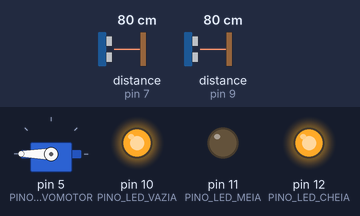
Recording of a sketch running on a simulated Arduino Uno, built with avr-gcc and run on an emulated ATmega328P. On the bench: servo, output pins drawn as LEDs (lit = HIGH). Wiring (inferred from the names in the program): 2 × ultrasonic range finder: trigger pin 6, echo pin 7 / trigger pin 8, echo pin 9. Inputs (shaded band) come from the test bench; at power-on: distance to the obstacle (sensors on pin 7, pin 9) 80 cm. The echo pulse lasts 58.3 µs per cm; pins used as bus, display or sensor lines are not drawn.

Above: at 1.8 s.
1.9 s: distance to the obstacle (sensor on pin 7) set to 2 cm
At 3.1 s:
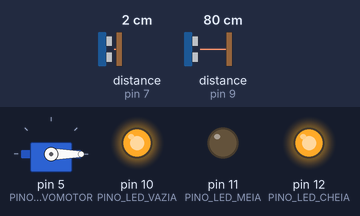
3.5 s: distance to the obstacle (sensor on pin 7) set to 18 cm
At 6.0 s:
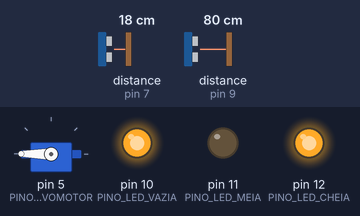
7.0 s: distance to the obstacle (sensor on pin 9) set to 23 cm
8.7 s: distance to the obstacle (sensor on pin 9) set to 18 cm
At 10.7 s:
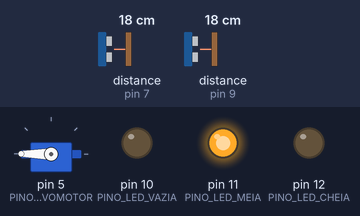
11.0 s: distance to the obstacle (sensor on pin 7) set to 16 cm
12.7 s: distance to the obstacle (sensor on pin 7) set to 12 cm
At 14.4 s:
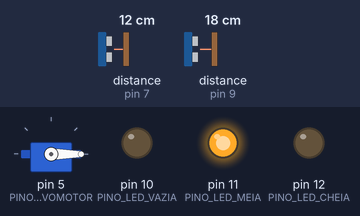
Timing chart, 0 to 15.9 s (numbered marks = the images above; inputs shaded):
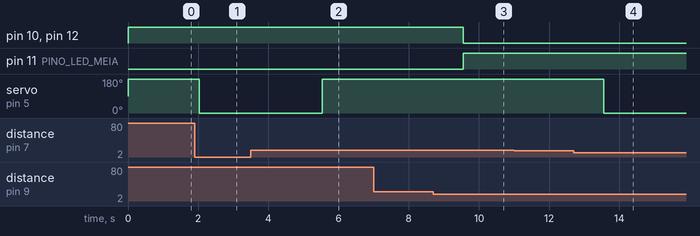

The sketch:

lixeira_eletronica.ino
```cpp
#include <Servo.h>

// Definição dos pinos para os sensores e LEDs
#define PINO_TRIG_PROXIMIDADE 6    // Pino de disparo do sensor de proximidade
#define PINO_ECHO_PROXIMIDADE 7    // Pino de recepção do sensor de proximidade
#define PINO_TRIG_NIVEL 8          // Pino de disparo do sensor de nível
#define PINO_ECHO_NIVEL 9          // Pino de recepção do sensor de nível
#define PINO_LED_VAZIA 10          // Pino para o LED que indica lixeira vazia
#define PINO_LED_MEIA 11           // Pino para o LED que indica lixeira meio cheia
#define PINO_LED_CHEIA 12          // Pino para o LED que indica lixeira cheia
#define PINO_SERVOMOTOR 5          // Pino para o controle do servo motor
#define PINO_BUZZER 4              // Pino para controlar o Buzzer

Servo servomotor; // Cria um objeto Servo para controlar o servo motor

void setup() {
  // Inicializa o servo motor no pino especificado
  servomotor.attach(PINO_SERVOMOTOR);

  // Define os pinos dos sensores como entrada ou saída
  pinMode(PINO_TRIG_PROXIMIDADE, OUTPUT);
  pinMode(PINO_ECHO_PROXIMIDADE, INPUT);
  pinMode(PINO_TRIG_NIVEL, OUTPUT);
  pinMode(PINO_ECHO_NIVEL, INPUT);

  // Define os pinos dos LEDs e do buzzer como saída
  pinMode(PINO_LED_VAZIA, OUTPUT);
  pinMode(PINO_LED_MEIA, OUTPUT);
  pinMode(PINO_LED_CHEIA, OUTPUT);
  pinMode(PINO_BUZZER, OUTPUT);
}

float medirDistancia(int pinoTrig, int pinoEcho) {
  long duracao;
  float distancia;

  // Gera um pulso de 10 microssegundos no pino TRIG
  digitalWrite(pinoTrig, LOW);
  delayMicroseconds(2);
  digitalWrite(pinoTrig, HIGH);
  delayMicroseconds(10);
  digitalWrite(pinoTrig, LOW);

  // Mede o tempo que o sinal leva para retornar ao pino ECHO
  duracao = pulseIn(pinoEcho, HIGH);

  // Se duração for zero, indica que houve um erro
  if (duracao == 0) {
    return -1; // Valor inválido
  }

  // Calcula a distância com base na duração do pulso
  distancia = (duracao / 2.0) / 29.1;

  return distancia; // Retorna a distância medida
}

void loop() {
  // Mede a distância da proximidade
  float distanciaProximidade = medirDistancia(PINO_TRIG_PROXIMIDADE, PINO_ECHO_PROXIMIDADE);

  // Mede a distância do nível de lixo
  float distanciaNivel = medirDistancia(PINO_TRIG_NIVEL, PINO_ECHO_NIVEL);

  // Controle do Servo Motor baseado na proximidade
  if (distanciaProximidade > 0 && distanciaProximidade < 15) { // Se a distância da proximidade for menor que 20 cm
    servomotor.write(0);  // Define o ângulo 0 graus (extremo no sentido anti-horário)
    delay(2500); // Aguarda 2,5 segundos antes da próxima medição
  } else {
    servomotor.write(180); // Define o ângulo 180 graus (posição intermediária)
  }

  // Controle dos LEDs e Buzzer para indicar o nível de lixo
  if (distanciaNivel > 0 && distanciaNivel < 6) { // Se a distância do nível for menor que 6 cm (lixeira cheia)
    digitalWrite(PINO_LED_CHEIA, LOW);
    digitalWrite(PINO_LED_MEIA, LOW);       // Acende a cor VERMELHA no led
    digitalWrite(PINO_LED_VAZIA, HIGH);
    tone(PINO_BUZZER, 1500);  // Emite um tom de 1500 Hz
    servomotor.write(0);
    delay(4000); // Aguarda 4 segundos antes da próxima medição
  } else if (distanciaNivel >= 6 && distanciaNivel < 20) { // Se a distância do nível for menor que 20 cm (lixeira meio cheia)
    digitalWrite(PINO_LED_CHEIA, LOW);
    digitalWrite(PINO_LED_MEIA, HIGH);       // Acende a cor AZUL no led
    digitalWrite(PINO_LED_VAZIA, LOW);
    noTone(PINO_BUZZER);    // Desliga o buzzer
    delay(1000); // Aguarda 1 segundo antes da próxima medição
  } else {
    digitalWrite(PINO_LED_CHEIA, HIGH);
    digitalWrite(PINO_LED_MEIA, LOW);       // Acende a cor VERDE no led
    digitalWrite(PINO_LED_VAZIA, HIGH);
    noTone(PINO_BUZZER);    // Desliga o buzzer
    delay(1000); // Aguarda 1 segundo antes da próxima medição
  }
}
```

Measured:
- the behaviour switches between 21 and 20 cm on distance to the obstacle (sensor on pin 9) (found by bisection; images 2 and 3)
- the behaviour switches between 15 and 14 cm on distance to the obstacle (sensor on pin 7) (found by bisection; images 3 and 4)
- after the input at 1.9 s, servo on pin 5 (PINO_SERVOMOTOR): 180° → 0° after 0.13 s
- after the input at 3.5 s, servo on pin 5 (PINO_SERVOMOTOR): 0° → 180° after 2.0 s
- after the input at 7.0 s, every drawn part: stays the same
- after the input at 8.7 s, pin 10 (PINO_LED_VAZIA), pin 12 (PINO_LED_CHEIA): HIGH → LOW after 0.85 s; pin 11 (PINO_LED_MEIA): LOW → HIGH after 0.85 s
- after the input at 11.0 s, every drawn part: stays the same
- after the input at 12.7 s, servo on pin 5 (PINO_SERVOMOTOR): 180° → 0° after 0.86 s
